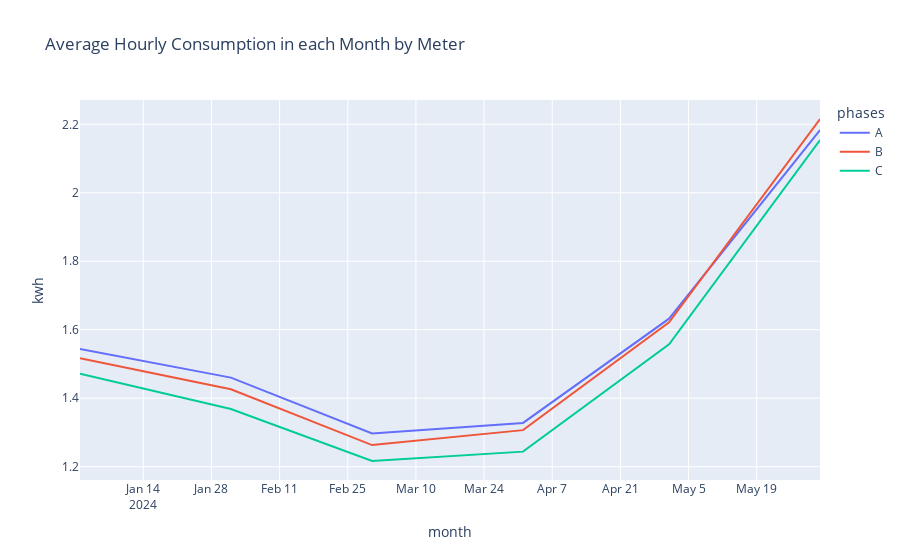

The notebook cell saved with this chart:
### Code cell
# Plot graph
px.line(phases_month_df, x='month', y='kwh', 
        title='Average Hourly Consumption in each Month by Meter',
        color='phases')

### Figure 1 — Plotly figure (JSON) as saved in the notebook; plotly's stock layout.template omitted (floating-point values rounded to 4 significant figures)
{"data": [{"hovertemplate": "phases=A<br>month=%{x}<br>kwh=%{y}<extra></extra>", "legendgroup": "A", "line": {"color": "#636efa", "dash": "solid"}, "marker": {"symbol": "circle"}, "mode": "lines", "name": "A", "orientation": "v", "showlegend": true, "type": "scatter", "x": ["2024-01-01", "2024-02-01", "2024-03-01", "2024-04-01", "2024-05-01", "2024-06-01"], "xaxis": "x", "y": [1.544, 1.46, 1.297, 1.328, 1.632, 2.183], "yaxis": "y"}, {"hovertemplate": "phases=B<br>month=%{x}<br>kwh=%{y}<extra></extra>", "legendgroup": "B", "line": {"color": "#EF553B", "dash": "solid"}, "marker": {"symbol": "circle"}, "mode": "lines", "name": "B", "orientation": "v", "showlegend": true, "type": "scatter", "x": ["2024-01-01", "2024-02-01", "2024-03-01", "2024-04-01", "2024-05-01", "2024-06-01"], "xaxis": "x", "y": [1.517, 1.426, 1.263, 1.307, 1.622, 2.216], "yaxis": "y"}, {"hovertemplate": "phases=C<br>month=%{x}<br>kwh=%{y}<extra></extra>", "legendgroup": "C", "line": {"color": "#00cc96", "dash": "solid"}, "marker": {"symbol": "circle"}, "mode": "lines", "name": "C", "orientation": "v", "showlegend": true, "type": "scatter", "x": ["2024-01-01", "2024-02-01", "2024-03-01", "2024-04-01", "2024-05-01", "2024-06-01"], "xaxis": "x", "y": [1.472, 1.368, 1.217, 1.244, 1.557, 2.154], "yaxis": "y"}], "layout": {"legend": {"title": {"text": "phases"}, "tracegroupgap": 0}, "title": {"text": "Average Hourly Consumption in each Month by Meter"}, "xaxis": {"anchor": "y", "domain": [0, 1], "title": {"text": "month"}}, "yaxis": {"anchor": "x", "domain": [0, 1], "title": {"text": "kwh"}}}}
